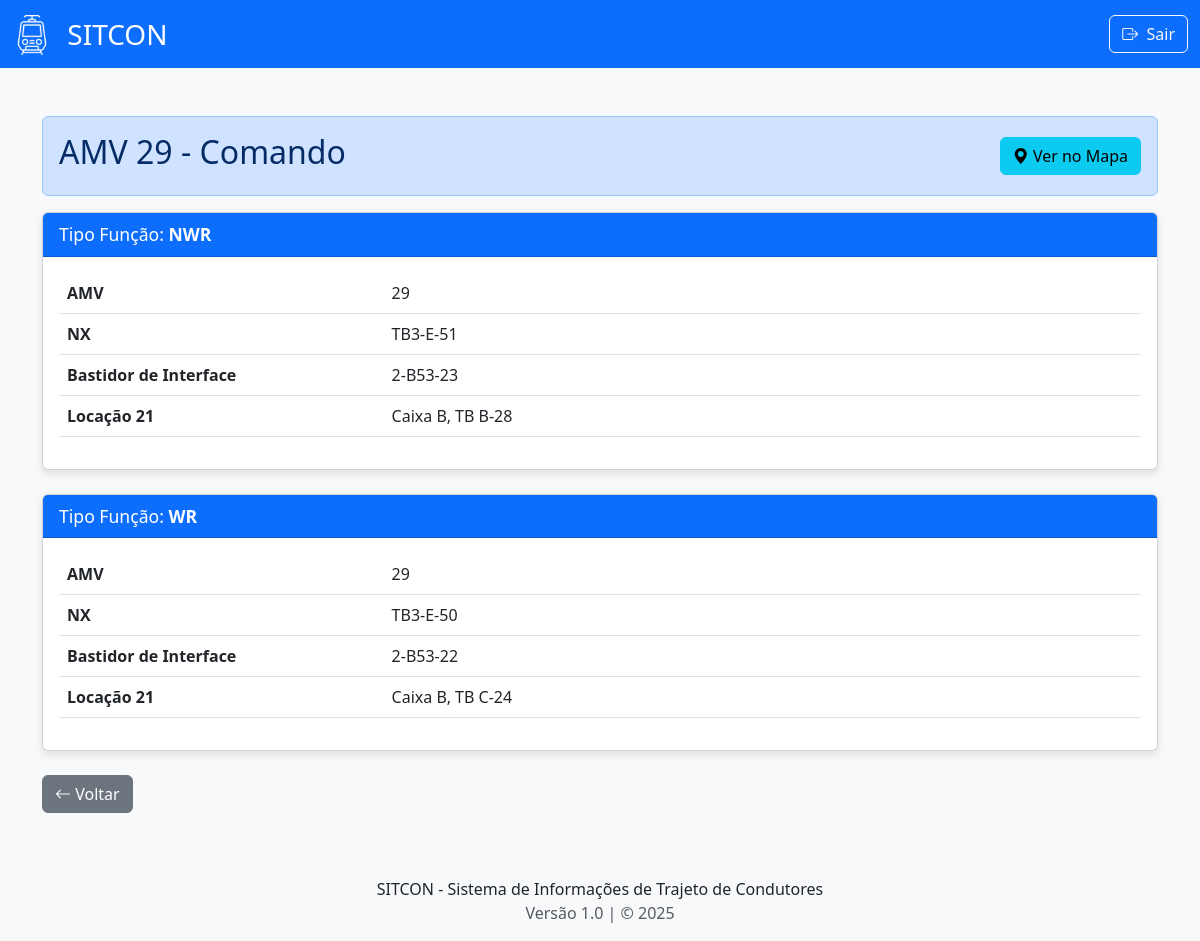
The app's page /amv_comando/29 (signed in) with its own data.
### models.py (models this page shows, shortened)
class AMV(db.Model):
    __tablename__ = 'amv'
    idamv = db.Column(db.Integer, primary_key=True)
    tipofuncao = db.Column(db.String(5), primary_key=True)
    L1 = db.Column(db.String(8), nullable=True)
    L2 = db.Column(db.String(8), nullable=True)
    L3 = db.Column(db.String(8), nullable=True)
    L4 = db.Column(db.String(8), nullable=True)
    L5 = db.Column(db.String(8), nullable=True)
    L6 = db.Column(db.String(8), nullable=True)
    L7 = db.Column(db.String(8), nullable=True)
    L9 = db.Column(db.String(8), nullable=True)
    L10 = db.Column(db.String(8), nullable=True)
    tower = db.Column(db.String(8), nullable=True)
    interface = db.Column(db.String(8), nullable=True)
    L14 = db.Column(db.String(8), nullable=True)
    L15 = db.Column(db.String(8), nullable=True)
    L16 = db.Column(db.String(8), nullable=True)
    L17 = db.Column(db.String(8), nullable=True)
    L18 = db.Column(db.String(8), nullable=True)
    L20 = db.Column(db.String(8), nullable=True)
    L21 = db.Column(db.String(8), nullable=True)
    L22 = db.Column(db.String(8), nullable=True)
    L23 = db.Column(db.String(8), nullable=True)

### app.py (the view)
@app.route('/amv_comando/<amv_id>')
def amv_comando(amv_id):
    return mostrar_amv(amv_id, tipo='Comando')

### app.py (called while the page is built)
def formatar_valor_locacao(valor):
    if not isinstance(valor, str) or '-' not in valor:
        return valor
    partes = valor.split('-')
    if len(partes) >= 3:
        caixa = f"Caixa {partes[0]}"
        tb = f"TB {partes[1]}-{partes[2]}"
        return f"{caixa}, {tb}"
    elif len(partes) == 2:
        caixa = f"Caixa {partes[0]}"
        tb = f"TB {partes[1]}"
        return f"{caixa}, {tb}"
    else:
        return valor

def formatar_registros(registros, model_class):
    dados_formatados = []
    if not registros:
        return dados_formatados
    for registro in registros:
        campos_registro = {}
        for coluna in model_class.__table__.columns:
            nome_original = coluna.name
            nome_amigavel = TRADUCOES_GERAIS.get(nome_original, nome_original)
            valor = getattr(registro, nome_original)
            if nome_original.startswith('L') and nome_original[1:].isdigit():
                valor = formatar_valor_locacao(valor)
            if valor not in [None, '']:
                campos_registro[nome_amigavel] = valor
        dados_formatados.append(campos_registro)
    return dados_formatados

def login_required(f):
    @wraps(f)
    def decorated_function(*args, **kwargs):
        if not session.get('logado'):
            flash('Acesso não autorizado. Por favor, faça login.', 'warning')
            return redirect(url_for('login'))
        return f(*args, **kwargs)
    return decorated_function

### templates/amv_detail.html (shortened to what this page needs)
{% extends "base.html" %}
{% block content %}
<div class="alert {{ 'alert-primary' if tipo == 'Comando' else 'alert-success' }}">
    <div class="d-flex justify-content-between align-items-center">
        <h2>AMV {{ amv_id }} - {{ tipo }}</h2>
        {% if coordenadas %}
            <button id="mostrar-mapa-btn" class="btn btn-info">
                <i class="bi bi-geo-alt-fill"></i> Ver no Mapa
            </button>
        {% endif %}
    </div>
</div>
{% for registro in registros %}
<div class="card mb-4">
    <div class="card-header bg-{{ 'primary' if tipo == 'Comando' else 'success' }} text-white">
        Tipo Função: <strong>{{ registro['Tipo da Função'] }}</strong>
    </div>
    <div class="card-body">
        <table class="table">
            <tbody>
                {% for nome, valor in registro.items() %}
                    {% if nome != 'Tipo da Função' %}
                    <tr>
                        <td width="30%"><strong>{{ nome }}</strong></td>
                        <td>{{ valor }}</td>
                    </tr>
                    {% endif %}
                {% endfor %}
            </tbody>
        </table>
    </div>
</div>
{% endfor %}
<a href="{{ url_for('amv') }}" class="btn btn-secondary"><i class="bi bi-arrow-left"></i> Voltar</a>
{% endblock %}

### static/css/style.css (style rules this page uses)
html, body { height: 100%; }
body { display: flex; flex-direction: column; }
body { background-image: url('../images/fundo.png'); background-size: cover; background-position: center center; background-attachment: fixed; background-color: #f8f9fa; }
.card-header { font-size: 1.1rem; }
.card { box-shadow: 0 4px 8px rgba(0, 0, 0, 0.1); height: 100%; margin-bottom: 30px; }

### records on screen
AMV: tipofuncao "NWR", registro "AMV" "Locação 21", registro "29" "Caixa B, TB B-28", nome "NX", tower "TB3-E-51", nome "Bastidor de Interface", interface "2-B53-23"
AMV: tipofuncao "WR", registro "AMV" "Locação 21", registro "29" "Caixa B, TB C-24", nome "NX", tower "TB3-E-50", nome "Bastidor de Interface", interface "2-B53-22"

### other values on screen
{{ amv_id }} "29"
{{ tipo }} "Comando"
